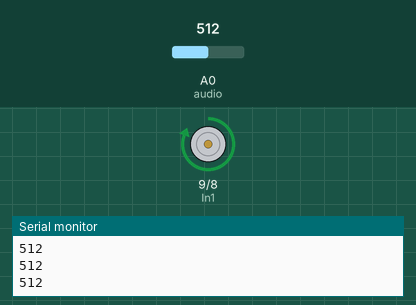
Recording of a sketch running on a simulated Arduino Uno, built with avr-gcc and run on an emulated ATmega328P. On the bench: motor-driver pin pairs drawn as motors (green arrow = first pin HIGH = forward, orange = second pin HIGH = backward, longer = more drive), the last lines printed to the serial monitor. The inputs (shaded band) are chosen by the test bench; at power-on: A0 (audio) = 512.

Above: at 1.2 s.
1.3 s: A0 (audio) set to 12
2.8 s: A0 (audio) set to 9
At 4.0 s:
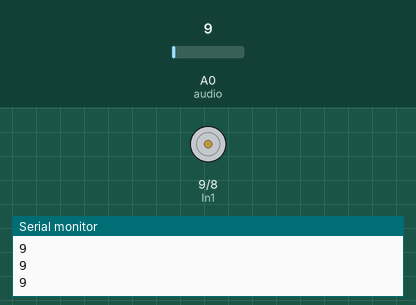
4.3 s: A0 (audio) set to 122
At 5.2 s:
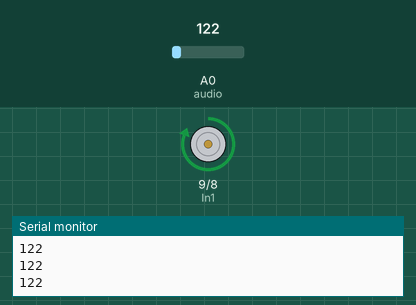
5.8 s: A0 (audio) set to 0
At 6.4 s:
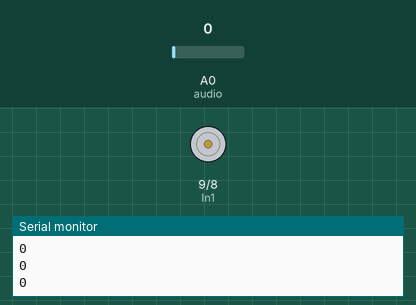
Timing chart, 0 to 8.3 s (numbered marks = the images above; inputs shaded):
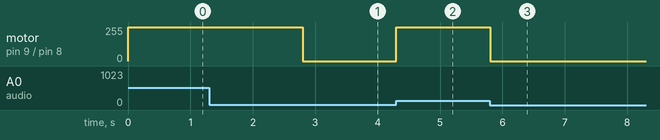

The sketch:

Sound_Sensor-Motor_Interaction.ino
```cpp
const int In1 = 9;
const int In2 = 8;
const int audio = A0;

void setup() {
  // put your setup code here, to run once:
  Serial.begin(9600);
  pinMode(audio, INPUT);
  pinMode(In1, OUTPUT);
  pinMode(In2, OUTPUT);
}

void loop() {
  // put your main code here, to run repeatedly:
  Serial.println(analogRead(audio));
  if ((analogRead(audio) > 10)){
    digitalWrite(In1, HIGH);
    digitalWrite(In2, LOW);
    }
  else{
    digitalWrite(In1, LOW);
    digitalWrite(In2, LOW);
  }
}
```

Measured:
- the behaviour switches between 11 and 10 on A0 (audio) (found by bisection; images 0 and 1)
- after the input at 2.8 s, motor on pin 9 (In1) / pin 8 (In2): forward 255/255 → stopped at once
- after the input at 4.3 s, motor on pin 9 (In1) / pin 8 (In2): stopped → forward 255/255 at once
- after the input at 5.8 s, motor on pin 9 (In1) / pin 8 (In2): forward 255/255 → stopped at once
